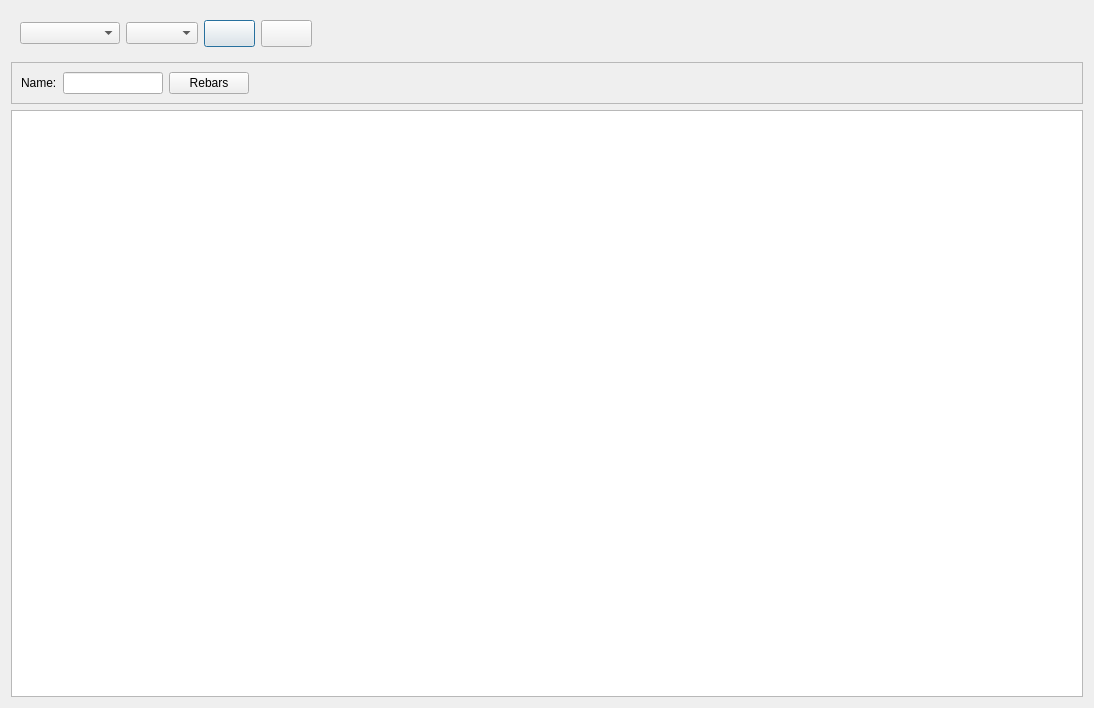
<?xml version="1.0" encoding="UTF-8"?>
<ui version="4.0">
 <class>Sections</class>
 <widget class="QDialog" name="Sections">
  <property name="geometry">
   <rect>
    <x>0</x>
    <y>0</y>
    <width>1094</width>
    <height>708</height>
   </rect>
  </property>
  <property name="windowTitle">
   <string>Sections</string>
  </property>
  <layout class="QVBoxLayout" name="verticalLayout">
   <item>
    <widget class="QWidget" name="widget" native="true">
     <layout class="QHBoxLayout" name="horizontalLayout_2">
      <item>
       <widget class="QComboBox" name="combo_index">
        <property name="minimumSize">
         <size>
          <width>100</width>
          <height>0</height>
         </size>
        </property>
        <property name="toolTip">
         <string>Select Section</string>
        </property>
       </widget>
      </item>
      <item>
       <widget class="QComboBox" name="combo_type">
        <property name="toolTip">
         <string>Section Type</string>
        </property>
       </widget>
      </item>
      <item>
       <widget class="QPushButton" name="push_add">
        <property name="font">
         <font>
          <pointsize>12</pointsize>
         </font>
        </property>
        <property name="toolTip">
         <string>Add Section</string>
        </property>
        <property name="text">
         <string/>
        </property>
        <property name="icon">
         <iconset theme="list-add">
          <normaloff>.</normaloff>.</iconset>
        </property>
       </widget>
      </item>
      <item>
       <widget class="QPushButton" name="push_remove">
        <property name="font">
         <font>
          <pointsize>12</pointsize>
         </font>
        </property>
        <property name="toolTip">
         <string>Remove Section</string>
        </property>
        <property name="text">
         <string/>
        </property>
        <property name="icon">
         <iconset theme="list-remove">
          <normaloff>.</normaloff>.</iconset>
        </property>
       </widget>
      </item>
      <item>
       <spacer name="spacer">
        <property name="orientation">
         <enum>Qt::Horizontal</enum>
        </property>
        <property name="sizeHint" stdset="0">
         <size>
          <width>40</width>
          <height>20</height>
         </size>
        </property>
       </spacer>
      </item>
     </layout>
    </widget>
   </item>
   <item>
    <widget class="QFrame" name="frame">
     <property name="frameShape">
      <enum>QFrame::StyledPanel</enum>
     </property>
     <property name="frameShadow">
      <enum>QFrame::Raised</enum>
     </property>
     <layout class="QHBoxLayout" name="horizontalLayout">
      <item>
       <widget class="QLabel" name="label_name">
        <property name="text">
         <string>Name:</string>
        </property>
       </widget>
      </item>
      <item>
       <widget class="QLineEdit" name="edit_name">
        <property name="maximumSize">
         <size>
          <width>100</width>
          <height>16777215</height>
         </size>
        </property>
        <property name="toolTip">
         <string>Section Name</string>
        </property>
       </widget>
      </item>
      <item>
       <widget class="QPushButton" name="push_rebars">
        <property name="toolTip">
         <string>Section Rebars</string>
        </property>
        <property name="text">
         <string>Rebars</string>
        </property>
       </widget>
      </item>
      <item>
       <spacer name="spacer2">
        <property name="orientation">
         <enum>Qt::Horizontal</enum>
        </property>
        <property name="sizeHint" stdset="0">
         <size>
          <width>40</width>
          <height>20</height>
         </size>
        </property>
       </spacer>
      </item>
     </layout>
    </widget>
   </item>
   <item>
    <widget class="QTableWidget" name="table"/>
   </item>
  </layout>
 </widget>
 <tabstops>
  <tabstop>table</tabstop>
 </tabstops>
 <resources/>
 <connections/>
 <slots>
  <slot>bla(int)</slot>
 </slots>
</ui>
